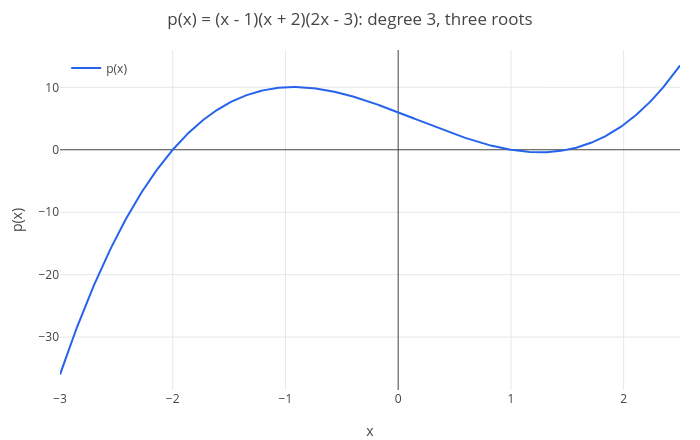

Write notebook code for a chart like this one.
### Markdown cell above
The **leading coefficient** $a_n = 2$ and the degree decide what happens far away from the origin: for large $|x|$ the
term $2x^3$ is much bigger than all the others together, so the graph rises to the right and falls to the left. The
**constant term** $a_0 = p(0) = 6$ is where the graph crosses the vertical axis.

### Code cell
labels(title(legend(plot(p, x, -3, 2.5), "p(x)"), "p(x) = (x - 1)(x + 2)(2x - 3): degree 3, three roots"), "x", "p(x)")

### Figure 1 — Plotly figure (JSON) as saved in the notebook; plotly's stock layout.template omitted (floating-point values rounded to 4 significant figures; data arrays with more than 128 entries replaced by an {"elided": "..."} marker saying what was removed)
{"data": [{"line": {"color": "#2563eb", "width": 2}, "mode": "lines", "name": "p(x)", "type": "scatter", "x": {"elided": "402 float values"}, "y": {"elided": "402 float values"}}], "layout": {"height": 440, "legend": {"bgcolor": "rgba(255,255,255,0.8)", "x": 0.01, "xanchor": "left", "y": 0.99, "yanchor": "top"}, "margin": {"b": 50, "l": 60, "r": 20, "t": 50}, "showlegend": true, "title": {"text": "p(x) = (x - 1)(x + 2)(2x - 3): degree 3, three roots"}, "width": 700, "xaxis": {"title": {"text": "x"}, "zeroline": true}, "yaxis": {"range": [-38.48, 15.97], "title": {"text": "p(x)"}, "zeroline": true}}}
